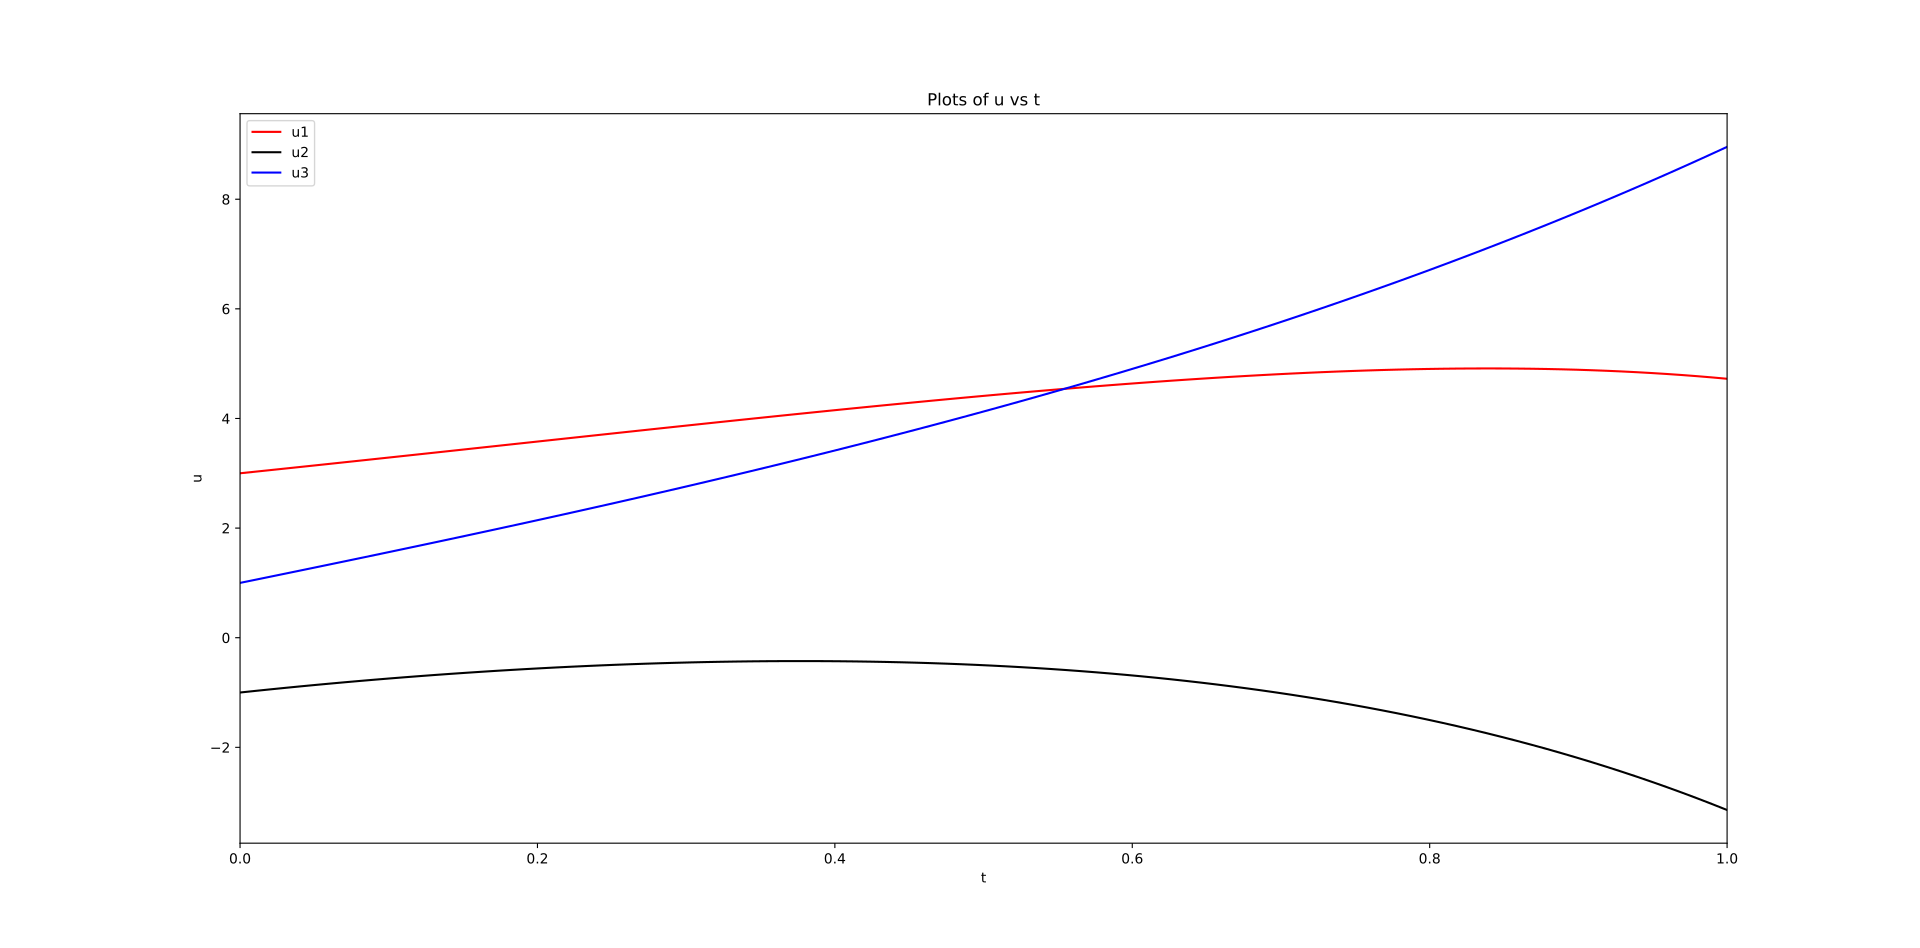

This figure's Python source:
"""
Author: Pruthvi Suryadevara
Email:  pruthvi.suryadevara@tifr.res.in
Solving initial value problem using Runge kutta method

"""

import numpy as np
import numpy.linalg as lin
import matplotlib.pyplot as plt

# Solving the problem using variable saperation 
A=np.array([[1,2,-1],[1,0,1],[1,2,0]])    # Matrix of coeffients of ui on right hand side
b=np.array([1,1,1])                       # Vector of coeffients of ui' on left hand side
c1=np.array([1,-2,1])                     # Coeffients of e^-t on right hand side
u0=np.array([3,-1,1])                     # Initial values of ui
ei=lin.eig(A)                             # Finding the eigen space of A 
e=ei[0]                                   # Defining e as eigen numbers 
v=ei[1]                                   # Defining v as eigen vector matrix
c=np.dot(v,c1)                            # finding coeffients of e^-t in diagonal space

t0=0                                      # defining limits of t and step-size h
tn=1
h=0.01

hi=np.linspace(t0,tn,int((tn-t0)/h))      # Creating mesh of t for t0-tn
y=np.zeros([len(hi),3])                   # Initializing y to zeros
y[0,:]=np.dot(v,u0)                       # Setting initial values in diagonal space
for i in range(len(hi)-1):                # Solving using 4th order runge kutta method
    k1=h*((e[:]*y[i,:])+(c[:]*np.exp(hi[i])))
    k2=h*((e[:]*(y[i,:]+(0.5*k1[:])))+(c[:]*np.exp(hi[i]+(h*0.5))))
    k3=h*((e[:]*(y[i,:]+(0.5*k2[:])))+(c[:]*np.exp(hi[i]+(h*0.5))))
    k4=h*((e[:]*(y[i,:]+(k3[:])))+(c[:]*np.exp(hi[i]+h)))
    y[i+1,:]=y[i,:]+(1/6*(k1[:]+(2*k2[:])+(2*k3[:])+k4[:]))

u=np.transpose(np.matmul(lin.inv(v),np.transpose(y)))   # Finding the values of ui in original space


# Plotting the solutions of ui
plt.plot(hi,u[:,0],'r',label="u1")
plt.plot(hi,u[:,1],'k',label="u2")
plt.plot(hi,u[:,2],'b',label="u3")
plt.xlabel("t")
plt.ylabel("u")
plt.xlim([0,1])
plt.title("Plots of u vs t")
plt.legend()
plt.show()
